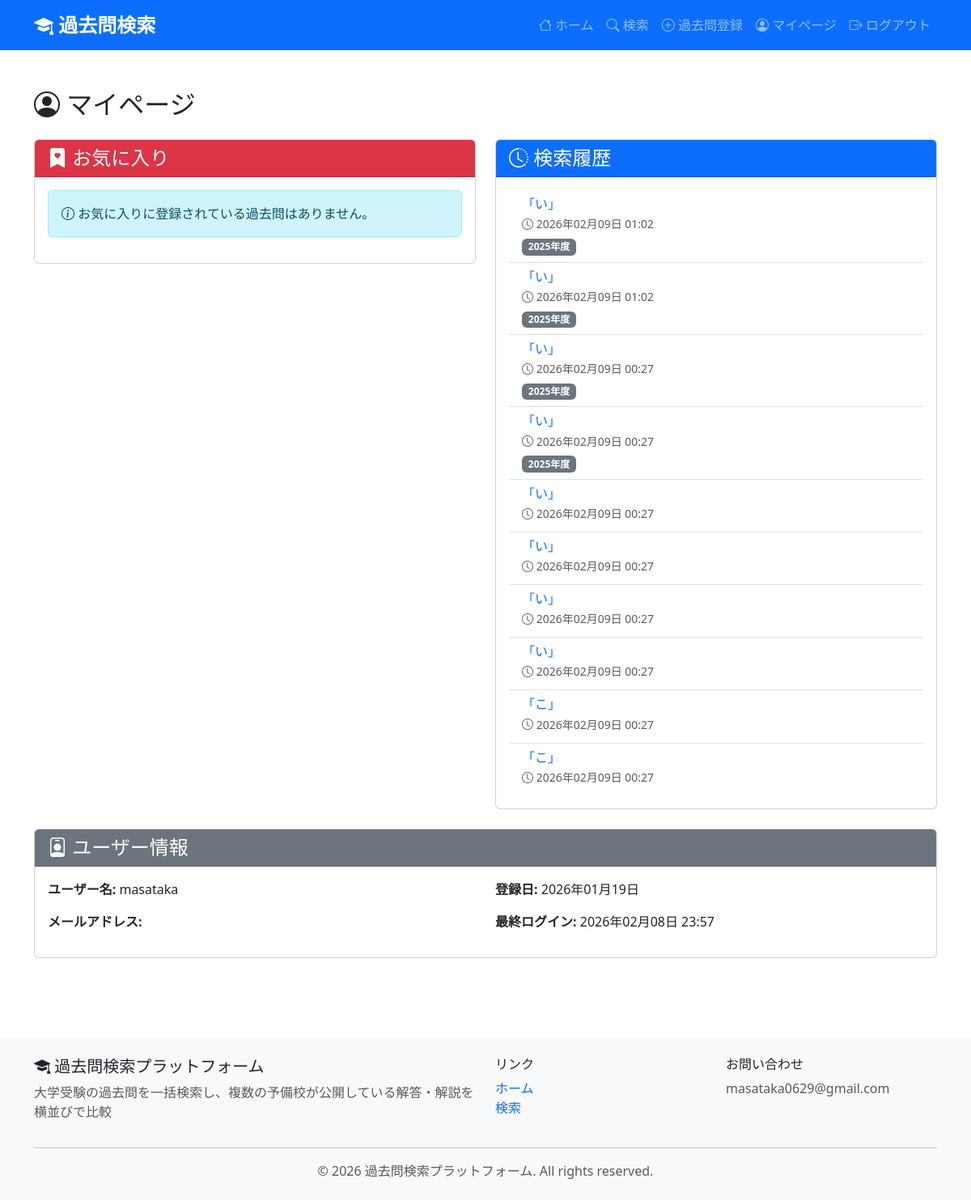
Page /mypage/ (signed in) on the committed database.
### exams/models.py (models this page shows, shortened)
class SearchHistory(models.Model):
    user = models.ForeignKey(
        User,
        on_delete=models.CASCADE,
        related_name='search_history',
        verbose_name="ユーザー"
    )
    query = models.CharField(
        max_length=200,
        verbose_name="検索クエリ"
    )
    filters = models.JSONField(
        default=dict,
        verbose_name="フィルター条件",
        help_text="年度、科目などの絞り込み条件をJSON形式で保存"
    )
    searched_at = models.DateTimeField(
        auto_now_add=True,
        verbose_name="検索日時"
    )
    class Meta:
        verbose_name = "検索履歴"
        verbose_name_plural = "検索履歴一覧"
        ordering = ['-searched_at']

### exams/views.py (the view)
# urls.py: path('mypage/', views.MyPageView.as_view(), name='mypage'),
class MyPageView(LoginRequiredMixin, TemplateView):
    template_name = 'exams/mypage.html'
    login_url = '/accounts/login/'
    def get_context_data(self, **kwargs):
        context = super().get_context_data(**kwargs)
        context['search_history'] = SearchHistory.objects.filter(
            user=self.request.user
        ).order_by('-searched_at')[:10]
        context['favorites'] = Favorite.objects.filter(
            user=self.request.user
        ).select_related('exam__university').order_by('-created_at')
        return context

### templates/exams/mypage.html (shortened to what this page needs)
{% extends 'base.html' %}
{% block content %}
<div class="container my-5">
    <h2 class="mb-4">
        <i class="bi bi-person-circle"></i> マイページ
    </h2>
    <div class="row">
        <div class="col-lg-6 mb-4">
            <div class="card">
                <div class="card-header bg-danger text-white">
                    <h4 class="mb-0">
                        <i class="bi bi-bookmark-heart-fill"></i> お気に入り
                    </h4>
                </div>
                <div class="card-body">
                    {% if favorites %}
                    <ul class="list-group list-group-flush">
                        {% for favorite in favorites %}
                        <li class="list-group-item">
                            <div class="d-flex justify-content-between align-items-start">
                                <div class="flex-grow-1">
                                    <h6 class="mb-1">
                                        <a href="{% url 'exams:exam_detail' favorite.exam.pk %}"
                                           class="text-decoration-none">
                                            {{ favorite.exam.university.name }}
                                        </a>
                                    </h6>
                                    <p class="mb-1 text-muted small">
                                        <span class="badge bg-info">
                                            {{ favorite.exam.get_subject_display }}
                                        </span>
                                        {{ favorite.exam.year }}年度 - {{ favorite.exam.exam_type }}
                                    </p>
                                    <p class="mb-0 text-muted small">
                                        <i class="bi bi-clock"></i>
                                        登録日: {{ favorite.created_at|date:"Y年m月d日" }}
                                    </p>
                                    {% if favorite.note %}
                                    <p class="mb-0 mt-2 small">
                                        <i class="bi bi-sticky"></i> {{ favorite.note }}
                                    </p>
                                    {% endif %}
                                </div>
                                <a href="{% url 'exams:remove_favorite' favorite.exam.pk %}"
                                   class="btn btn-sm btn-outline-danger ms-2">
                                    <i class="bi bi-trash"></i>
                                </a>
                            </div>
                        </li>
                        {% endfor %}
                    </ul>
                    {% else %}
                    <div class="alert alert-info" role="alert">
                        <i class="bi bi-info-circle"></i>
                        お気に入りに登録されている過去問はありません。
                    </div>
                    {% endif %}
                </div>
            </div>
        </div>
        <div class="col-lg-6 mb-4">
            <div class="card">
                <div class="card-header bg-primary text-white">
                    <h4 class="mb-0">
                        <i class="bi bi-clock-history"></i> 検索履歴
                    </h4>
                </div>
                <div class="card-body">
                    {% if search_history %}
                    <ul class="list-group list-group-flush">
                        {% for history in search_history %}
                        <li class="list-group-item">
                            <div class="d-flex justify-content-between align-items-start">
                                <div class="flex-grow-1">
                                    <h6 class="mb-1">
                                        {% if history.query %}
                                        <a href="{% url 'exams:search' %}?q={{ history.query }}"
                                           class="text-decoration-none">
                                            「{{ history.query }}」
                                        </a>
                                        {% else %}
                                        <span class="text-muted">絞り込み検索</span>
                                        {% endif %}
                                    </h6>
                                    <p class="mb-0 text-muted small">
                                        <i class="bi bi-clock"></i>
                                        {{ history.searched_at|date:"Y年m月d日 H:i" }}
                                    </p>
                                    {% if history.filters %}
                                    <div class="mt-1">
                                        {% if history.filters.year %}
                                        <span class="badge bg-secondary me-1">
                                            {{ history.filters.year }}年度
                                        </span>
                                        {% endif %}
                                    </div>
                                    {% endif %}
                                </div>
                            </div>
                        </li>
                        {% endfor %}
                    </ul>
                    {% else %}
                    <div class="alert alert-info" role="alert">
                        <i class="bi bi-info-circle"></i>
                        検索履歴はありません。
                    </div>
                    {% endif %}
                </div>
            </div>
        </div>
    </div>
    <div class="card">
        <div class="card-header bg-secondary text-white">
            <h4 class="mb-0">
                <i class="bi bi-person-badge"></i> ユーザー情報
            </h4>
        </div>
        <div class="card-body">
            <div class="row">
                <div class="col-md-6">
                    <p><strong>ユーザー名:</strong> {{ user.username }}</p>
                    <p><strong>メールアドレス:</strong> {{ user.email }}</p>
                </div>
                <div class="col-md-6">
                    <p><strong>登録日:</strong> {{ user.date_joined|date:"Y年m月d日" }}</p>
                    <p><strong>最終ログイン:</strong> {{ user.last_login|date:"Y年m月d日 H:i" }}</p>
                </div>
            </div>
        </div>
    </div>
</div>
{% endblock %}

### templates/base.html (style rules this page uses)
:root { --primary-color: #0d6efd; --secondary-color: #6c757d; }
body { min-height: 100vh; display: flex; flex-direction: column; }

### rows in the picture
SearchHistory: query "い", searched_at "2026年02月09日 01:02", filters.year "2025"
SearchHistory: query "い", searched_at "2026年02月09日 01:02", filters.year "2025"
SearchHistory: query "い", searched_at "2026年02月09日 00:27", filters.year "2025"
SearchHistory: query "い", searched_at "2026年02月09日 00:27", filters.year "2025"
SearchHistory: query "い", searched_at "2026年02月09日 00:27"
SearchHistory: query "い", searched_at "2026年02月09日 00:27"
SearchHistory: query "い", searched_at "2026年02月09日 00:27"
SearchHistory: query "い", searched_at "2026年02月09日 00:27"
SearchHistory: query "こ", searched_at "2026年02月09日 00:27"
SearchHistory: query "こ", searched_at "2026年02月09日 00:27"

### other values in the picture
{{ user.username }} "masataka"
{{ user.date_joined|date:"Y年m月d日" }} "2026年01月19日"
{{ user.last_login|date:"Y年m月d日 H:i" }} "2026年02月08日 23:57"
